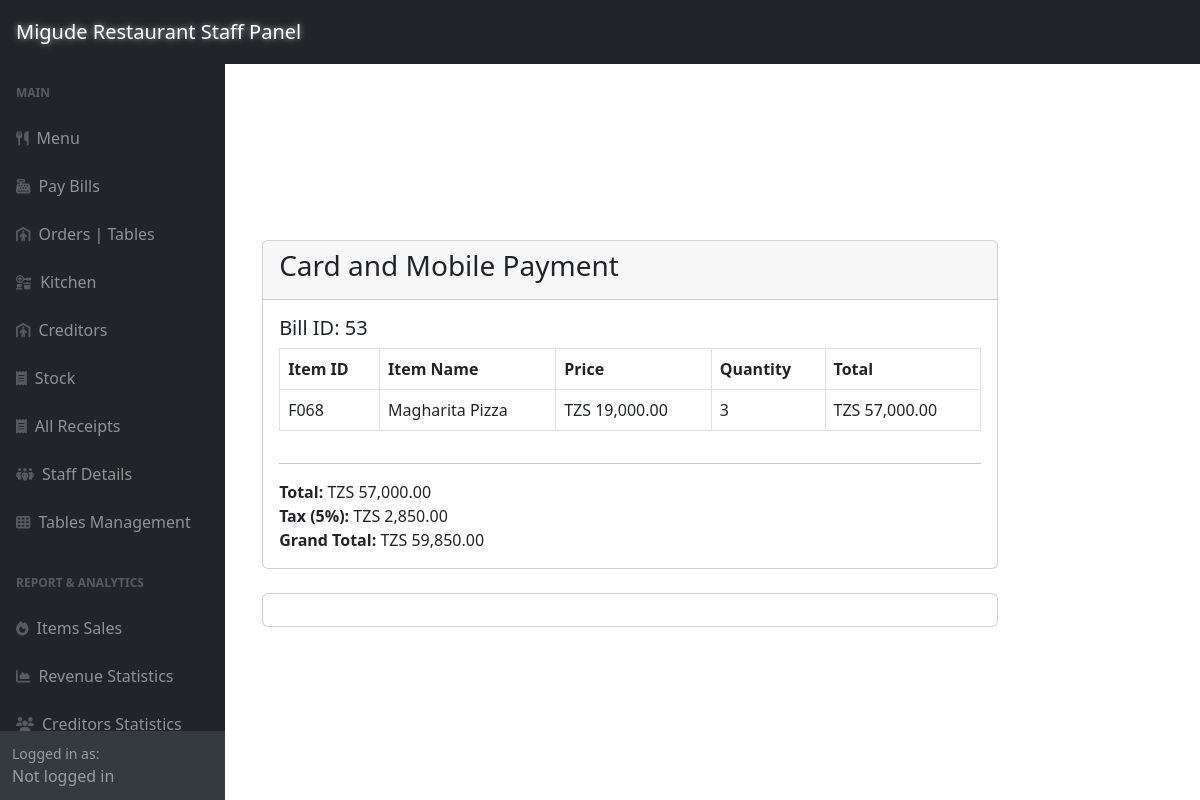
The app's page /adminSide/posBackend/creditCard.php?bill_id=53 with its own data.
### tables this page shows
CREATE TABLE `bill_items` (
  `bill_item_id` int(11) NOT NULL,
  `bill_id` int(11) DEFAULT NULL,
  `item_id` varchar(6) DEFAULT NULL,
  `quantity` int(11) DEFAULT NULL,
  `item_source` enum('menu','stock') NOT NULL,
  `unit` enum('base','aggregate') DEFAULT NULL,
  `source` enum('menu','stock') NOT NULL
);

CREATE TABLE `menu` (
  `item_id` varchar(6) NOT NULL,
  `item_name` varchar(255) DEFAULT NULL,
  `item_type` varchar(255) DEFAULT NULL,
  `item_category` varchar(255) DEFAULT NULL,
  `item_price` decimal(10,2) DEFAULT NULL,
  `expense_amount` decimal(10,2) DEFAULT 0.00,
  `expense_types` text DEFAULT NULL,
  `item_description` varchar(255) DEFAULT NULL
);

### adminSide/posBackend/creditCard.php (the view, shortened to what this page needs)
<?php
require_once '../config.php';
include '../inc/dashHeader.php';
$bill_id = $_GET['bill_id'];
?>
<div class="container" style="margin-top: 15rem;">
    <div class="row justify-content-center">
        <div class="col-md-8">
            <div class="card">
                <div class="card-header">
                    <h3 class="card-title">Card and Mobile Payment</h3>
                </div>
                <div class="card-body">
                    <h5>Bill ID: <?php echo $bill_id; ?></h5>
                    <div class="table-responsive">
                        <table class="table table-bordered">
                            <thead>
                                <tr>
                                    <th>Item ID</th>
                                    <th>Item Name</th>
                                    <th>Price</th>
                                    <th>Quantity</th>
                                    <th>Total</th>
                                </tr>
                            </thead>
                            <tbody>
                                <?php
                                $cart_query = "SELECT bi.*, m.item_name, m.item_price FROM bill_items bi
                                               JOIN menu m ON bi.item_id = m.item_id
                                               WHERE bi.bill_id = '$bill_id'";
                                $cart_result = mysqli_query($link, $cart_query);
                                $cart_total = 0;
                                $tax = 0.05;
                                if ($cart_result && mysqli_num_rows($cart_result) > 0) {
                                    while ($cart_row = mysqli_fetch_assoc($cart_result)) {
                                        $item_id = $cart_row['item_id'];
                                        $item_name = $cart_row['item_name'];
                                        $item_price = $cart_row['item_price'];
                                        $quantity = $cart_row['quantity'];
                                        $total = $item_price * $quantity;
                                        $cart_total += $total;
                                        echo '<tr>';
                                        echo '<td>' . $item_id . '</td>';
                                        echo '<td>' . $item_name . '</td>';
                                        echo '<td>TZS ' . number_format($item_price, 2) . '</td>';
                                        echo '<td>' . $quantity . '</td>';
                                        echo '<td>TZS ' . number_format($total, 2) . '</td>';
                                        echo '</tr>';
                                    }
                                } else {
                                    echo '<tr><td colspan="6">No Items in Cart.</td></tr>';
                                }
                                ?>
                            </tbody>
                        </table>
                    </div>
                    <hr>
                    <div class="text-right">
                        <?php
                        echo "<strong>Total:</strong> TZS " . number_format($cart_total, 2) . "<br>";
                        echo "<strong>Tax (5%):</strong> TZS " . number_format($cart_total * $tax, 2) . "<br>";
                        $GRANDTOTAL = $tax * $cart_total + $cart_total;
                        echo "<strong>Grand Total:</strong> TZS " . number_format($GRANDTOTAL, 2);
                        ?>
                    </div>
                </div>
            </div>
            <div class="card mt-4">
                <div class="card-body text-center">
                </div>
            </div>
        </div>
    </div>
</div>
<?php include '../inc/dashFooter.php'; ?>

### adminSide/inc/dashHeader.php (style rules this page uses)
html, body { overflow-x: hidden; width: 100%; }
.container, .container-fluid { max-width: 100%; }

### records on screen
bill_items: item "F068", item.item_name "Magharita Pizza", item.item_price "19,000.00", quantity "3", total "57,000.00"

### other values on screen
$bill_id "53"
$cart_total "57,000.00"
$cart_total * $tax "2,850.00"
$GRANDTOTAL "59,850.00"
